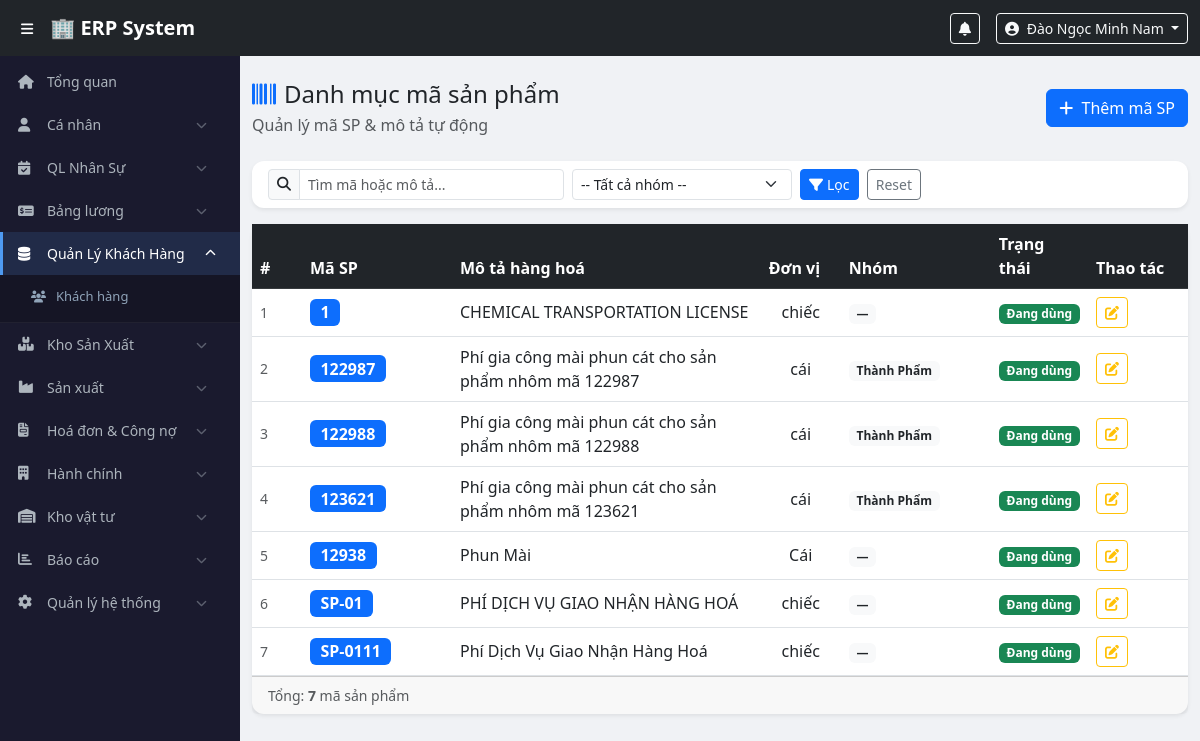
/modules/master/product_codes.php (signed in), run on the app's committed database.
### tables this page shows
CREATE TABLE `product_codes` (
  `id` int(11) NOT NULL,
  `product_code` varchar(50) NOT NULL,
  `product_category` enum('finished_goods','raw_material','consumable','office','equipment','other') NOT NULL DEFAULT 'finished_goods',
  `description` varchar(500) NOT NULL,
  `unit` varchar(20) DEFAULT 'cái',
  `category` varchar(100) DEFAULT NULL,
  `is_active` tinyint(1) DEFAULT 1,
  `created_by` int(11) DEFAULT NULL,
  `created_at` timestamp NOT NULL DEFAULT current_timestamp(),
  `updated_at` timestamp NOT NULL DEFAULT current_timestamp() ON UPDATE current_timestamp()
);

### config/auth.php (called while the page is built, shortened)
<?php
function isLoggedIn() {
    return isset($_SESSION['user_id']) && !empty($_SESSION['user_id']);
}
function hasRole(...$roles) {
    return in_array($_SESSION['role'], $roles);
}
?>

### modules/master/product_codes.php (the view, shortened to what this page needs)
<?php
require_once $_SERVER['DOCUMENT_ROOT'] . '/erp/config/auth.php';
$pdo  = getDBConnection();
$search   = trim($_GET['search'] ?? '');
$where  = ['1=1'];
$params = [];
$sql  = 'SELECT * FROM product_codes WHERE ' . implode(' AND ', $where) . ' ORDER BY product_code';
$stmt = $pdo->prepare($sql);
$stmt->execute($params);
$products = $stmt->fetchAll(PDO::FETCH_ASSOC);
include $_SERVER['DOCUMENT_ROOT'] . '/erp/includes/header.php';
include $_SERVER['DOCUMENT_ROOT'] . '/erp/includes/sidebar.php';
?>
<div class="main-content">
<div class="container-fluid py-4">
    <div class="d-flex justify-content-between align-items-center mb-4">
        <div>
            <h4 class="mb-1"><i class="fas fa-barcode me-2 text-primary"></i>Danh mục mã sản phẩm</h4>
            <p class="text-muted mb-0">Quản lý mã SP & mô tả tự động</p>
        </div>
        <?php if (hasRole('director','accountant','warehouse','manager')): ?>
        <button class="btn btn-primary" data-bs-toggle="modal" data-bs-target="#modalAdd">
            <i class="fas fa-plus me-1"></i> Thêm mã SP
        </button>
        <?php endif; ?>
    </div>
    <div class="card border-0 shadow-sm mb-3">
        <div class="card-body py-2">
            <form class="row g-2 align-items-center" method="GET">
                <div class="col-md-4">
                    <div class="input-group input-group-sm">
                        <span class="input-group-text"><i class="fas fa-search"></i></span>
                        <input type="text" name="search" class="form-control" placeholder="Tìm mã hoặc mô tả..." value="<?= htmlspecialchars($search) ?>">
                    </div>
                </div>
                <div class="col-md-3">
                    <select name="category" class="form-select form-select-sm">
                        <option value="">-- Tất cả nhóm --</option>
                    </select>
                </div>
                <div class="col-auto">
                    <button type="submit" class="btn btn-sm btn-primary">
                        <i class="fas fa-filter me-1"></i>Lọc
                    </button>
                    <a href="?" class="btn btn-sm btn-outline-secondary ms-1">Reset</a>
                </div>
            </form>
        </div>
    </div>
    <div class="card border-0 shadow-sm">
        <div class="card-body p-0">
            <div class="table-responsive">
                <table class="table table-hover align-middle mb-0">
                    <thead class="table-dark">
                        <tr>
                            <th width="50">#</th>
                            <th width="150">Mã SP</th>
                            <th>Mô tả hàng hoá</th>
                            <th width="80">Đơn vị</th>
                            <th width="150">Nhóm</th>
                            <th width="80">Trạng thái</th>
                            <?php if (hasRole('director','accountant','warehouse','manager')): ?>
                            <th width="100">Thao tác</th>
                            <?php endif; ?>
                        </tr>
                    </thead>
                    <tbody>
                    <?php if (empty($products)): ?>
                        <tr><td colspan="7" class="text-center text-muted py-4">Chưa có mã sản phẩm nào</td></tr>
                    <?php else: ?>
                        <?php foreach ($products as $i => $p): ?>
                        <tr>
                            <td class="text-muted small"><?= $i + 1 ?></td>
                            <td><span class="badge bg-primary fs-6"><?= htmlspecialchars($p['product_code']) ?></span></td>
                            <td><?= htmlspecialchars($p['description']) ?></td>
                            <td class="text-center"><?= htmlspecialchars($p['unit']) ?></td>
                            <td><span class="badge bg-light text-dark"><?= htmlspecialchars($p['category'] ?? '—') ?></span></td>
                            <td class="text-center">
                                <?php if ($p['is_active']): ?>
                                    <span class="badge bg-success">Đang dùng</span>
                                <?php else: ?>
                                    <span class="badge bg-secondary">Ngừng</span>
                                <?php endif; ?>
                            </td>
                            <?php if (hasRole('director','accountant','warehouse','manager')): ?>
                            <td>
                                <button class="btn btn-sm btn-outline-warning btn-edit"
                                    data-id="<?= $p['id'] ?>"
                                    data-code="<?= htmlspecialchars($p['product_code']) ?>"
                                    data-desc="<?= htmlspecialchars($p['description']) ?>"
                                    data-unit="<?= htmlspecialchars($p['unit']) ?>"
                                    data-category="<?= htmlspecialchars($p['category'] ?? '') ?>"
                                    data-active="<?= $p['is_active'] ?>">
                                    <i class="fas fa-edit"></i>
                                </button>
                            </td>
                            <?php endif; ?>
                        </tr>
                        <?php endforeach; ?>
                    <?php endif; ?>
                    </tbody>
                </table>
            </div>
        </div>
        <div class="card-footer text-muted small">
            Tổng: <strong><?= count($products) ?></strong> mã sản phẩm
        </div>
    </div>
</div>
</div>
<?php include $_SERVER['DOCUMENT_ROOT'] . '/erp/includes/footer.php'; ?>

### assets/css/style.css (style rules this page uses)
body { padding-top: 56px; background: #f0f2f5; font-family: 'Segoe UI', sans-serif; }
.main-content { margin-left: 240px; transition: margin-left 0.3s; min-height: calc(100vh - 56px); }
.card { border-radius: 12px !important; }

### data on the page
product_codes: product_code "1", description "CHEMICAL TRANSPORTATION LICENSE", unit "chiếc", category "—", is_active "Đang dùng"
product_codes: product_code "122987", description "Phí gia công mài phun cát cho sản phẩm nhôm mã 122987", unit "cái", category "Thành Phẩm", is_active "Đang dùng"
product_codes: product_code "122988", description "Phí gia công mài phun cát cho sản phẩm nhôm mã 122988", unit "cái", category "Thành Phẩm", is_active "Đang dùng"
product_codes: product_code "123621", description "Phí gia công mài phun cát cho sản phẩm nhôm mã 123621", unit "cái", category "Thành Phẩm", is_active "Đang dùng"
product_codes: product_code "12938", description "Phun Mài", unit "Cái", category "—", is_active "Đang dùng"
product_codes: product_code "SP-01", description "PHÍ DỊCH VỤ GIAO NHẬN HÀNG HOÁ", unit "chiếc", category "—", is_active "Đang dùng"
product_codes: product_code "SP-0111", description "Phí Dịch Vụ Giao Nhận Hàng Hoá", unit "chiếc", category "—", is_active "Đang dùng"

### other printed values
$user['full_name'] "Đào Ngọc Minh Nam"
count($products) "7"
